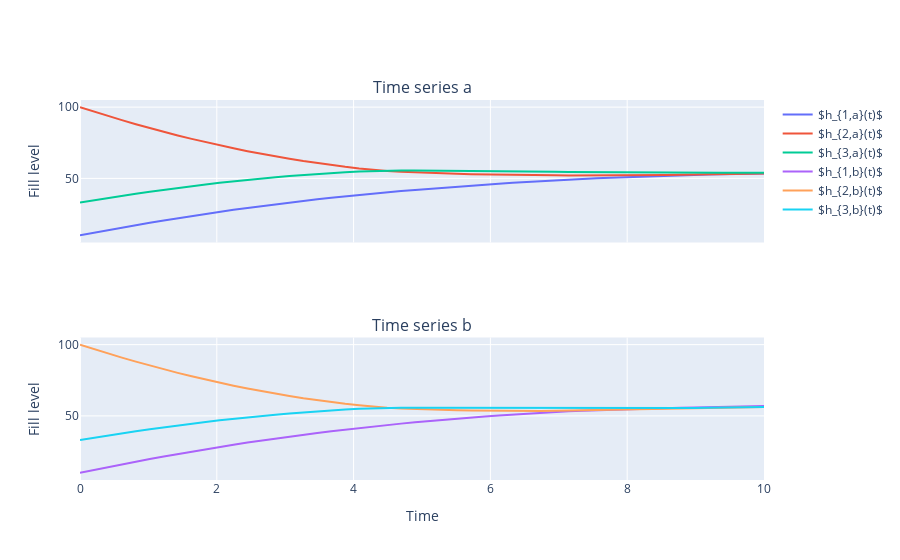

Notebook source saved alongside this figure:
### Code cell
fig = make_subplots(rows=2, cols=1, shared_xaxes=True,
                   subplot_titles=("Time series a", "Time series b"))
# signal 1
DEFAULT_PLOTLY_COLORS=['rgb(31, 119, 180)', 'rgb(255, 127, 14)',
                       'rgb(44, 160, 44)', 'rgb(214, 39, 40)',
                       'rgb(148, 103, 189)', 'rgb(140, 86, 75)',
                       'rgb(227, 119, 194)', 'rgb(127, 127, 127)',
                       'rgb(188, 189, 34)', 'rgb(23, 190, 207)']
names0 = [r'$h_{1,a}(t)$', r'$h_{2,a}(t)$', r'$h_{3,a}(t)$']
names1 = [r'$h_{1,b}(t)$', r'$h_{2,b}(t)$', r'$h_{3,b}(t)$']
# names0 = [r'a', 'c', 'b']
# names1 = [r'a', 'c', 'b']
for color, sig, name in zip(DEFAULT_PLOTLY_COLORS[0:3], [y0[:, 0], y0[:, 1], y0[:, 2]], names0):
    fig.add_trace(go.Scatter(x=t, y=sig, name=name,
                  mode="lines", opacity=1, 
#                              marker_color=color
                            ),
        row=1, col=1)
for color, sig, name in zip(DEFAULT_PLOTLY_COLORS[0:3], [y1[:, 0], y1[:, 1], y1[:, 2]],  names1):
    fig.add_trace(go.Scatter(x=t, y=sig, name=name,
                  mode="lines", opacity=1
#                              , marker_color=color
                            ),
        row=2, col=1)
fig.update_xaxes(title_text=r'Time',row=2, col=1)
fig.update_yaxes(title_text='Fill level')


fig.show()
